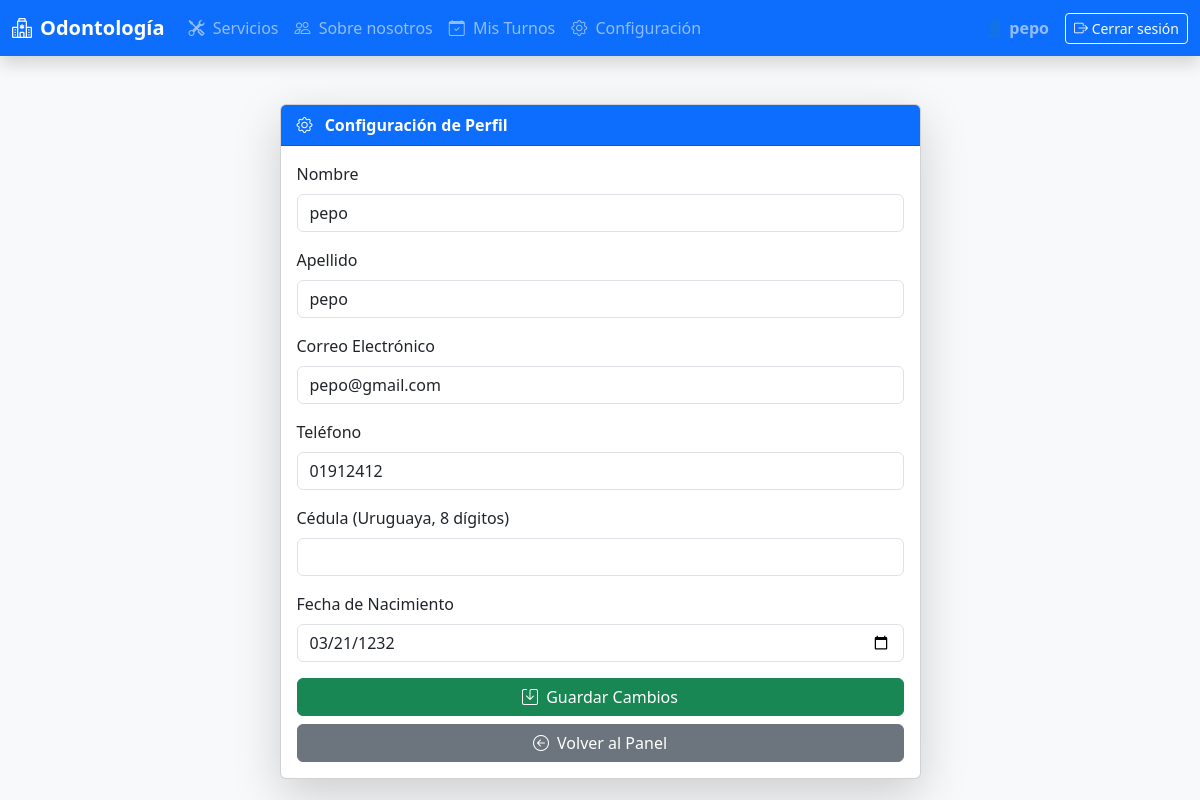
The page /configuracion_perfil.php (signed in) on the database as committed earlier.
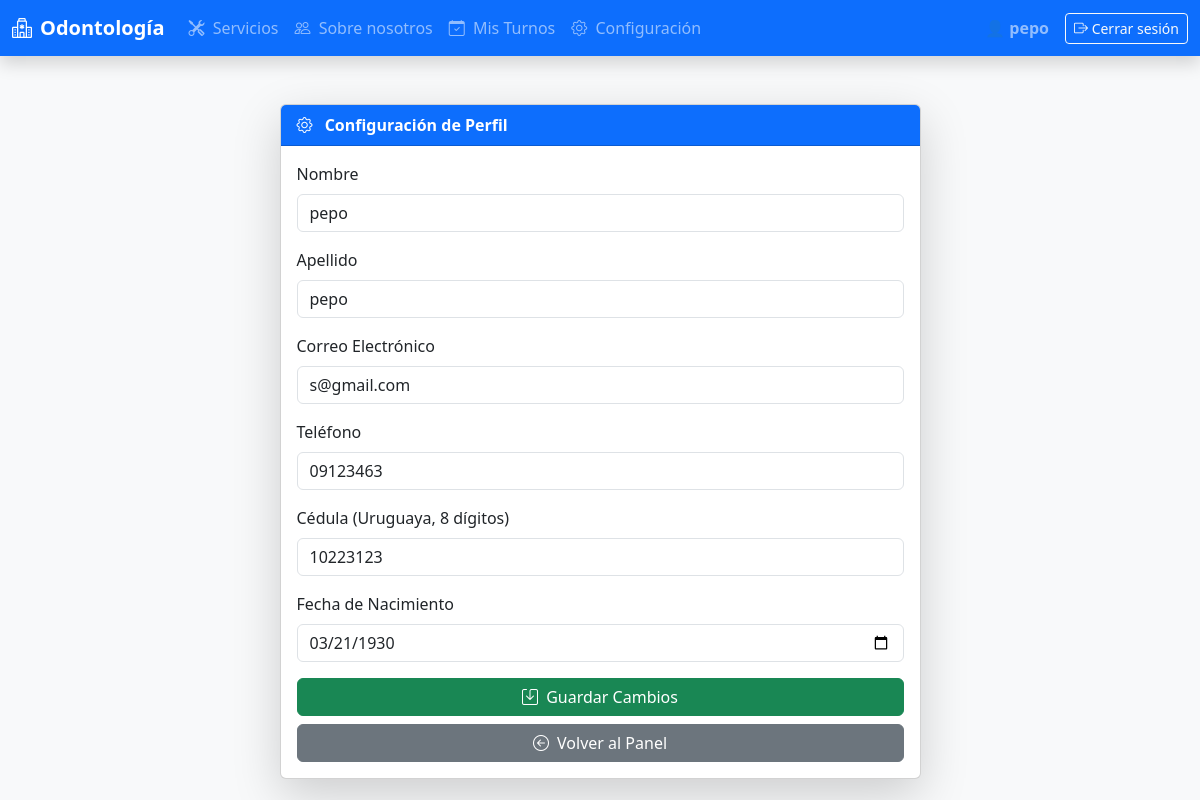
The same page on the database as committed later.
### tables this page shows
CREATE TABLE IF NOT EXISTS `usuarios` (
  `id` int(11) NOT NULL AUTO_INCREMENT,
  `nombre_usuario` varchar(100) NOT NULL,
  `contrasena` varchar(255) NOT NULL,
  `rol` varchar(20) NOT NULL DEFAULT 'paciente',
  `id_paciente` int(11) DEFAULT NULL,
  `id_dentista` int(11) DEFAULT NULL,
  PRIMARY KEY (`id`),
  UNIQUE KEY `nombre_usuario` (`nombre_usuario`),
  KEY `fk_usuario_paciente` (`id_paciente`)
);

CREATE TABLE IF NOT EXISTS `pacientes` (
  `id` int(11) NOT NULL AUTO_INCREMENT,
  `nombre` varchar(100) NOT NULL,
  `apellido` varchar(100) NOT NULL,
  `email` varchar(100) NOT NULL,
  `telefono` varchar(20) DEFAULT NULL,
  `cedula` varchar(20) NOT NULL,
  `fecha_nacimiento` date DEFAULT NULL,
  PRIMARY KEY (`id`),
  UNIQUE KEY `email` (`email`),
  UNIQUE KEY `cedula` (`cedula`)
);

### configuracion_perfil.php (the view, shortened to what this page needs)
<?php
include("includes/db.php");
$sql = "
    SELECT p.*, u.nombre_usuario
    FROM pacientes p
    INNER JOIN usuarios u ON u.id_paciente = p.id
    WHERE u.nombre_usuario = ?
";
$stmt = $conn->prepare($sql);
$stmt->bind_param("s", $_SESSION['usuario']);
$stmt->execute();
$result = $stmt->get_result();
$paciente = $result->fetch_assoc();
?>
<!DOCTYPE html>
<html lang="es">
<head>
    <link href="https://cdn.jsdelivr.net/npm/bootstrap@5.3.3/dist/css/bootstrap.min.css" rel="stylesheet">
    <link href="https://cdn.jsdelivr.net/npm/bootstrap-icons@1.10.5/font/bootstrap-icons.css" rel="stylesheet">
</head>
<body class="bg-light">
<?php include("includes/header.php"); ?>
<div class="container mt-5">
    <div class="row justify-content-center">
        <div class="col-md-7">
            <div class="card shadow-lg">
                <div class="card-header bg-primary text-white fw-bold">
                    <i class="bi bi-gear me-2"></i> Configuración de Perfil
                </div>
                <div class="card-body">
                    <form method="POST">
                        <div class="mb-3">
                            <label class="form-label">Nombre</label>
                            <input type="text" name="nombre" class="form-control" required value="<?= htmlspecialchars($paciente['nombre']) ?>">
                        </div>
                        <div class="mb-3">
                            <label class="form-label">Apellido</label>
                            <input type="text" name="apellido" class="form-control" required value="<?= htmlspecialchars($paciente['apellido']) ?>">
                        </div>
                        <div class="mb-3">
                            <label class="form-label">Correo Electrónico</label>
                            <input type="email" name="email" class="form-control" required value="<?= htmlspecialchars($paciente['email']) ?>">
                        </div>
                        <div class="mb-3">
                            <label class="form-label">Teléfono</label>
                            <input type="text" name="telefono" class="form-control" value="<?= htmlspecialchars($paciente['telefono']) ?>">
                        </div>
                        <div class="mb-3">
                            <label class="form-label">Cédula (Uruguaya, 8 dígitos)</label>
                            <input type="text" name="cedula" class="form-control" maxlength="8" pattern="\d{8}" title="Debe tener 8 números" value="<?= htmlspecialchars($paciente['cedula']) ?>" required>
                        </div>
                        <div class="mb-3">
                            <label class="form-label">Fecha de Nacimiento</label>
                            <input type="date" name="fecha_nacimiento" class="form-control"
                                   min="1930-01-01" max="<?= date("Y-m-d") ?>"
                                   value="<?= htmlspecialchars($paciente['fecha_nacimiento']) ?>" required>
                        </div>
                        <button type="submit" class="btn btn-success w-100">
                            <i class="bi bi-save me-1"></i> Guardar Cambios
                        </button>
                        <a href="panel_paciente.php" class="btn btn-secondary w-100 mt-2">
                            <i class="bi bi-arrow-left-circle me-1"></i> Volver al Panel
                        </a>
                    </form>
                </div>
            </div>
        </div>
    </div>
</div>
</body>
</html>

Rows that differ between the two databases and show on the page:
changed through a linked row, usuarios "pepo": email "pepo@gmail.com" → "s@gmail.com"; telefono "01912412" → "09123463"; cedula (not shown) → "10223123"; fecha_nacimiento "03/21/1232" → "03/21/1930"
